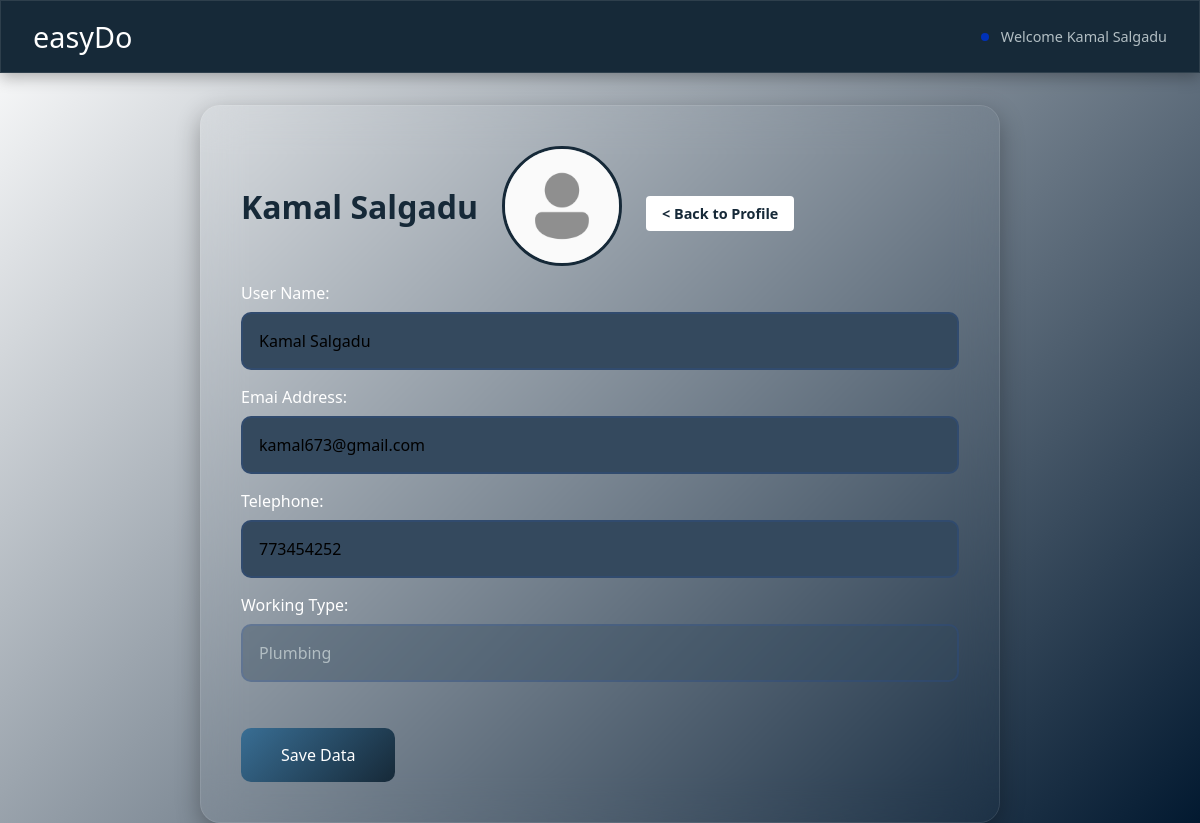
The app's page /modify-plumbing.php?user_id=18 (signed in) with its own data.
### tables this page shows
CREATE TABLE `workers` (
  `id` int(100) NOT NULL,
  `user_name` varchar(50) NOT NULL,
  `nic` int(10) NOT NULL,
  `email` varchar(50) NOT NULL,
  `tel_num` int(10) NOT NULL,
  `work_type` varchar(40) NOT NULL,
  `password` varchar(40) NOT NULL,
  `last_login` datetime NOT NULL,
  `is_deleted` tinyint(1) NOT NULL
);

### modify-plumbing.php (the view, shortened to what this page needs)
<?php require_once('includes/connection.php'); ?>
<?php
    $user_id    = '';
    $user_name  = '';
    $email      = '';
    $tel_num    = '';
    $work_type  = '';
    if (isset($_GET['user_id'])) {
        $user_id = mysqli_real_escape_string($connection, $_GET['user_id']);
        $query = "SELECT * FROM workers WHERE id ={$user_id} LIMIT 1";
        $result_set = mysqli_query($connection, $query);
        if($result_set){
            if(mysqli_num_rows($result_set) == 1){
                $result = mysqli_fetch_assoc($result_set);
                $user_name  = $result['user_name'];
                $email      = $result['email'];
                $tel_num    = $result['tel_num'];
                $work_type  = $result['work_type'];
            }else{
                header('Location: plumbing.php?err=user_not_found');
            }
        }else{
            header('Location: plumbing.php?err=query_fieled');
        }
    }
?>
<!DOCTYPE html>
<html lang="en">
<head>
    <link rel="stylesheet" href="css/modify.css">
</head>
<body>
    <header>
        <div class="appname"><h2>easyDo</h2></div>
        <div class="loggedin">Welcome <?php  echo '' .$user_name . '';  ?> </div>
    </header>
    <main>
    <h1><?php  echo '' .$user_name . '';  ?>
    <div class="pic">
        <img src="images/icon.png" class="pimg">
    </div>
    <span><a href="profile-plumbing.php?
    user_id= <?php echo $user_id; ?>">< Back to Profile</a></span></h1>
    <form action="modify-plumbing.php" method = "post" class="userform">
        <p>
            <label for="">User Name:</label>
            <input type="text" name="user_name" <?php echo 'value="' .$user_name . '"'; ?>>
        </p>
        <p>
            <label for="">Emai Address:</label>
            <input type="email" name="email" <?php echo 'value="' .$email . '"'; ?>>
        </p>
        <p>
            <label for="">Telephone:</label>
            <input type="text" name="tel_num" <?php echo 'value="' .$tel_num . '"'; ?>>
        </p>
        <p>
            <label for="">Working Type:</label>
            <input type="text" name="work_type " <?php echo 'value="' . $work_type . '"'; ?> disabled>
        </p>
        <p>
            <label for="">&nbsp;</label>
            <button type="submit" name="submit">Save Data</button>
        </p>
    </form>
    </main>
</body>
</html>

### css/modify.css (style rules this page uses)
* { margin: 0; padding: 0; box-sizing: border-box; font-family: 'Poppins', 'Segoe UI', sans-serif; }
body { background: linear-gradient(135deg, #ffffff 0%, #021930 100%); min-height: 100vh; color: #e0e0e0; }
header { background: #162938; padding: 1rem 2rem; box-shadow: 0 4px 15px rgba(0, 0, 0, 0.3); display: flex; justify-content: space-between; align-items: center; margin-bottom: 2rem; border: 1px solid rgba(255, 255, 255, 0.1); }
.appname h2 { color: #ffffff; font-size: 1.8rem; font-weight: 500; }
.loggedin { color: #b2bec3; font-size: 0.9rem; position: relative; padding-left: 20px; }
.loggedin::before { content: ''; position: absolute; left: 0; top: 50%; width: 8px; height: 8px; background: #0031b8; border-radius: 50%; transform: translateY(-50%); }
main { backdrop-filter: blur(20px); background: transparent; border-radius: 20px; padding: 2.5rem; box-shadow: 0 8px 25px rgba(0, 0, 0, 0.3); max-width: 800px; max-height:750px; margin: 0 auto; border: 1px solid rgba(255, 255, 255, 0.1); }
main h1 { display: flex; align-items: center; gap: 1.5rem; margin-bottom: 1rem; color: #162938; font-size: 2rem; }
.pic { width: 120px; height: 120px; border-radius: 50%; overflow: hidden; border: 3px solid #162938; position: relative; transition: transform 0.3s ease; }
.pimg { width: 100%; height: 100%; object-fit: cover; transition: filter 0.3s ease; }
.userform { display: flex; flex-direction: column; gap: 1rem; }
.userform p { display: flex; flex-direction: column; gap: 0.5rem; position: relative; }
label { color: #ffffff; font-size: 1rem; transition: color 0.3s ease; }
input[type="text"], input[type="email"] { padding: 1rem; background: #34495e; border: 2px solid rgba(23, 94, 248, 0.1); border-radius: 10px; font-size: 1rem; color: #000000; transition: all 0.3s ease; }
button[type="submit"] { background: linear-gradient(135deg, #396e94 0%, #162938 100%); color: white; border: none; padding: 1rem 2.5rem; border-radius: 10px; font-size: 1rem; cursor: pointer; transition: all 0.3s ease; align-self: flex-start; position: relative; overflow: hidden; }
button[type="submit"]::before { content: ''; position: absolute; top: 0; left: -100%; width: 100%; height: 100%; background: linear-gradient( 90deg, transparent, rgba(255, 255, 255, 0.2), transparent ); transition: 0.5s; }
a { font-size: 0.9rem; color: #162938; text-decoration: none; padding: 0.5rem 1rem; border-radius: 4px; background-color: #ffffff; text-decoration: none; transition: all 0.3s ease; position: relative; }
input[disabled] { background: rgba(52, 73, 94, 0.4); cursor: not-allowed; color: #b2bec3; }

### records on screen
workers: user_name "Kamal Salgadu", email "kamal673@gmail.com", tel_num "773454252", work_type "Plumbing"
